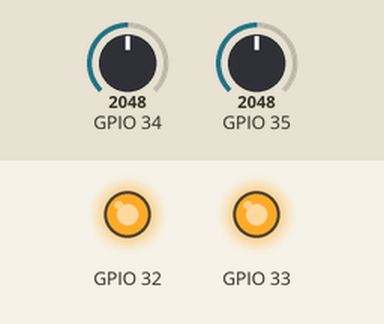
The program below on a simulated ESP32. On the bench: output pins drawn as LEDs (lit = HIGH). The test bench sets the inputs (shaded band); at power-on: GPIO 34 = 2048, GPIO 35 = 2048. What the program prints to the serial monitor is not drawn.

Above: at 0.1 s.
Timing chart, 0 to 1.6 s (numbered marks = the images above):
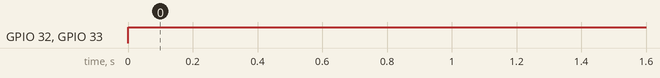

The program:

main.cpp
```cpp
#include <Arduino.h>
#include <Sensor.h>

Sensor sLeft(34);
Sensor sRight(35);
Sensor::Feld previousSampleLeft;
Sensor::Feld previousSampleRight;
int sampleTime = 5000;
enum driveStates
{
  FORWARD = 0,
  LEFT = 1,
  RIGHT = 2
};
driveStates driveState = FORWARD;
void drive();
void moveForward();
void rotateRight();
void rotateLeft();
boolean isCorrectTransition(Sensor::Feld oldval, Sensor::Feld newval);

void drive()
{
  //example
  Sensor::Feld sampleLeft = sLeft.classifyValue();
  Sensor::Feld sampleRight = sRight.classifyValue();
  if (driveState == FORWARD)
  {
    moveForward();
    if (sampleLeft != previousSampleLeft)
    {
      Serial.println("leftSensor turn");

      if (isCorrectTransition(previousSampleLeft, sampleLeft))
      {
        driveState = LEFT;
        Serial.println("turning left");
      }
      else
      {

        driveState = RIGHT;
        Serial.println("turning right");
      }
    }
    else if (sampleRight != previousSampleRight)
    {
      Serial.println("rightSensor turn");
      if (isCorrectTransition(previousSampleRight, sampleRight))
      {
        driveState = RIGHT;
        Serial.println("turning right");
      }
      else
      {
        driveState = LEFT;
        Serial.println("turning left");
      }
    }
  }
  else
  {
    if (driveState == LEFT){
      rotateLeft();}
    if (driveState == RIGHT){
      rotateRight();}
    if (sampleLeft == sampleRight)
    {
      Serial.println("driving forward again");
      driveState = FORWARD;
    }
  }
  previousSampleLeft=sampleLeft;
  previousSampleRight=sampleRight;
}
boolean isCorrectTransition(Sensor::Feld oldval, Sensor::Feld newval)
{
  // 0 = BLACK, 1 = GREY, 2 = WHITE
  if (newval > oldval)
  {
    if (!(oldval == 0 && newval == 2))
      return true;
  }
  else if (oldval == 2 && newval == 0)
    return true;

  return false;
}

void moveForward(){
  digitalWrite(32, HIGH);
  digitalWrite(33, HIGH);
}
void rotateLeft(){
  digitalWrite(32, LOW);
  digitalWrite(33, HIGH);
}
void rotateRight(){
  digitalWrite(32, HIGH);
  digitalWrite(33, LOW);
}

void setup()
{
  // put your setup code here, to run once:
  Serial.begin(9600);
  pinMode(32, OUTPUT);
  pinMode(33, OUTPUT);
  sRight=Sensor(35);
  sLeft=Sensor(34);
  Serial.println("starting");
  previousSampleLeft = sLeft.classifyValue();
  previousSampleRight = sRight.classifyValue();
}

void loop()
{
  // put your main code here, to run repeatedly:
  sRight.addSample();
  sLeft.addSample();
  if (sampleTime > 0){
    moveForward();
    sampleTime -= 300;
  } else {
    drive();
  }

  Serial.print("Left: ");
  Serial.println(sLeft.classifyValue());
  Serial.print("Right: ");
  Serial.println(sRight.classifyValue());
  delay(300);
}
```

Sensor.cpp
```cpp
#include<Sensor.h>


  Sensor::Sensor(uint8_t pin)
  {
    this->pin = pin;
    greyValue=analogRead(pin);
    whiteValue=greyValue+50;
    blackValue=greyValue-50;
    Serial.println(whiteValue);
    Serial.println(greyValue);
    Serial.println(blackValue);
  }

  void Sensor::addSample()
  {
    if (sampleIndex < 1000)
    {
      samples[sampleIndex] = analogRead(pin);
      //Serial.println(classifyValue(),DEC);
      sampleIndex++;
    if (sampleIndex % 10 == 0)
      clusterSamples();
    }
  }
  void Sensor::clusterSamples()
  {
    boolean changed = true;
    long blackSum=0;
    long greySum=0;
    long whiteSum=0;
    int blackCount = 0;
    int greyCount = 0;
    int whiteCount = 0;
    while (changed)
    {
      changed = false;
      for (int i = 0; i < sampleIndex; i++)
      {
        Feld classifiedValue = classifyValue(samples[i]);
        if (classifiedValue == BLACK)
        {
          blackSum += samples[i];
          blackCount++;
        }
        else if (classifiedValue == GREY)
        {
          greySum += samples[i];
          greyCount++;
        }
        else
        {
          whiteSum+= samples[i];
          whiteCount++;
        }
      }
      int tempBlack = blackValue;
      int tempGrey = greyValue;
      int tempWhite = whiteValue;
      if (blackCount > 0)
        blackValue = blackSum/blackCount;
      if (greyCount > 0)
        greyValue = greySum/greyCount;
      if (whiteCount > 0)
        whiteValue = whiteSum/whiteCount;
      if (tempBlack != blackValue || tempGrey != greyValue || tempWhite != whiteValue)
      {
        changed = true;
      }
    }
     //printValues();
  }

  Sensor::Feld Sensor::classifyValue(){
    return classifyValue(analogRead(pin));
  }

  Sensor::Feld Sensor::classifyValue(int value)
  {
    int blackDistance = abs(value - blackValue);
    int greyDistance = abs(value - greyValue);
    int whiteDistance = abs(value - whiteValue);

    if (blackDistance < min(greyDistance, whiteDistance))
    {
      return BLACK;
    }
    else if (greyDistance < whiteDistance)
    {
      return GREY;
    }
    else
    {
      return WHITE;
    }
  }

  void Sensor::printValues()
  {
    Serial.print("white: ");
    Serial.println(whiteValue, DEC);
    //Serial.print("grey: ");
    Serial.println(greyValue, DEC);
    //Serial.print("black: ");
    Serial.println(blackValue, DEC);
  };
```

Sensor.h
```cpp
#include <Arduino.h>

class Sensor{
    private:
public:
enum Feld
{
  BLACK = 0,
  GREY = 1,
  WHITE = 2
};
  int samples[1000];
  int sampleIndex = 0;
  int blackValue;
  int greyValue;
  int whiteValue;
  uint8_t pin;
  Sensor(uint8_t pin);
  void addSample();
  void clusterSamples();
  Feld classifyValue();
  Feld classifyValue(int);
  void printValues();
};
```

Measured:
- by itself, GPIO 32, GPIO 33: LOW → HIGH at 0.00 s
